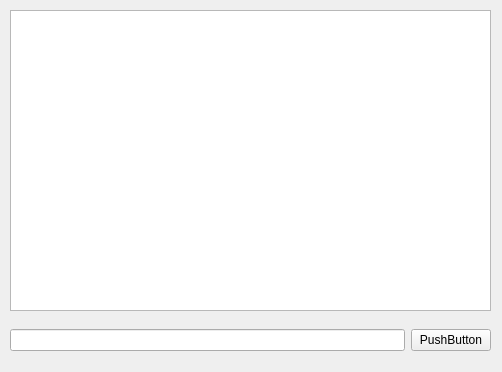
<?xml version="1.0" encoding="UTF-8"?>
<ui version="4.0">
 <class>ChatWindow</class>
 <widget class="QMainWindow" name="ChatWindow">
  <property name="geometry">
   <rect>
    <x>0</x>
    <y>0</y>
    <width>502</width>
    <height>372</height>
   </rect>
  </property>
  <property name="windowTitle">
   <string>ChatWindow</string>
  </property>
  <widget class="QWidget" name="centralwidget">
   <widget class="QWidget" name="horizontalLayoutWidget">
    <property name="geometry">
     <rect>
      <x>10</x>
      <y>320</y>
      <width>481</width>
      <height>41</height>
     </rect>
    </property>
    <layout class="QHBoxLayout" name="horizontalLayout">
     <item>
      <widget class="QLineEdit" name="message"/>
     </item>
     <item>
      <widget class="QPushButton" name="send">
       <property name="text">
        <string>PushButton</string>
       </property>
      </widget>
     </item>
    </layout>
   </widget>
   <widget class="QTextBrowser" name="messages">
    <property name="geometry">
     <rect>
      <x>10</x>
      <y>10</y>
      <width>481</width>
      <height>301</height>
     </rect>
    </property>
   </widget>
  </widget>
 </widget>
 <resources/>
 <connections/>
</ui>
